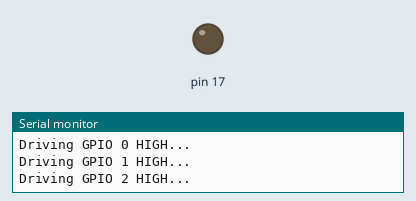
The sketch below on a simulated Arduino Uno, built with avr-gcc and run on an emulated ATmega328P. Shown: output pins drawn as LEDs (lit = HIGH), the last lines printed to the serial monitor.

Above: at 9.1 s.
At 39.1 s:
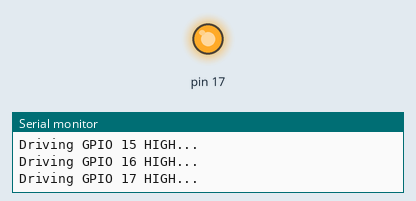
Timing chart, 0 to 40.0 s (numbered marks = the images above):
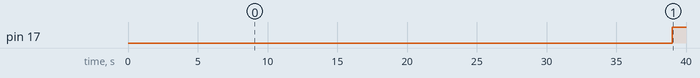

Measured:
- by itself, pin 17: LOW → HIGH at 39.0 s

The sketch:

pin_finder.ino
```cpp
void setup() {
  Serial.begin(115200);
  delay(5000);
}

void loop() {
  for (int i = 0; i < 30; i++) {
    Serial.print("Driving GPIO "); Serial.print(i); Serial.println(" HIGH...");
    pinMode(i, OUTPUT);
    digitalWrite(i, HIGH);
    delay(2000); // 2 seconds per pin
    digitalWrite(i, LOW);
    pinMode(i, INPUT);
  }
}
```
